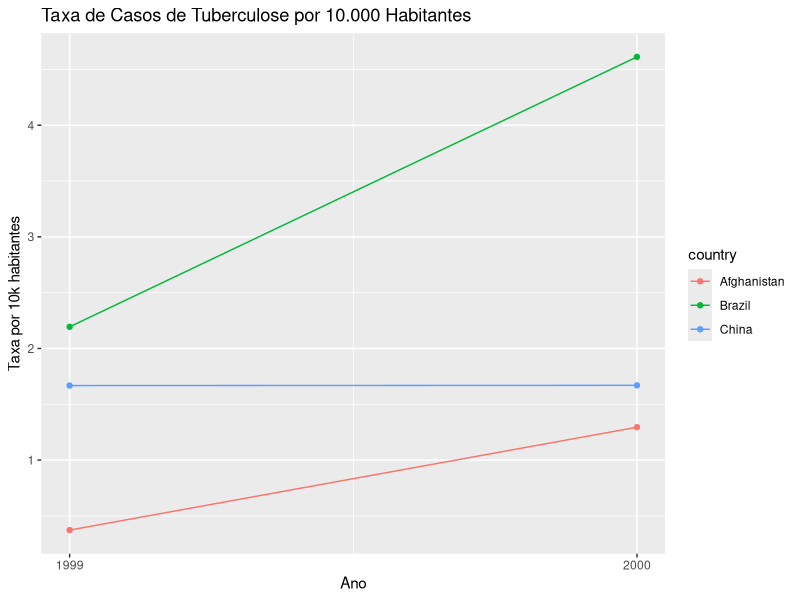
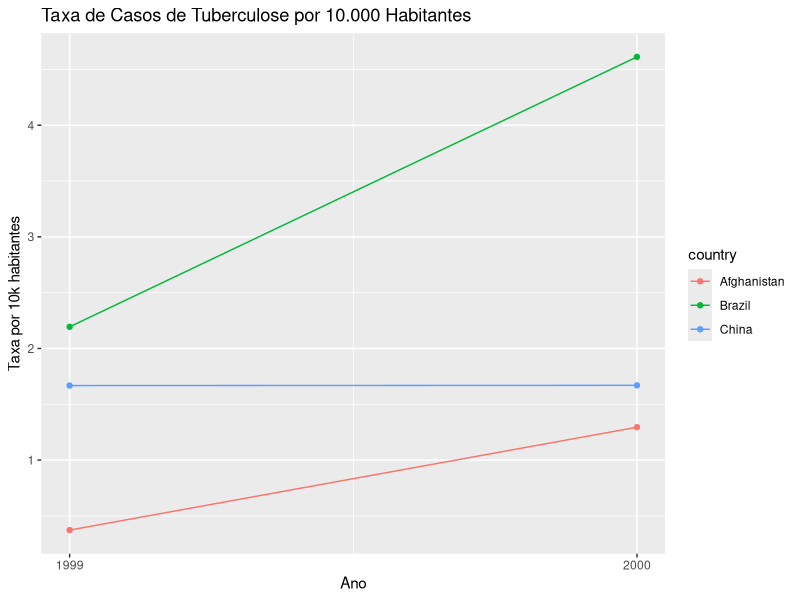

These charts were generated, in order, by the following R code:
## ---- chunk 1
library(tidyverse)

## ---- chunk 2
head(table1) 
head(table2)
head(table3) 
head(table4a) 
head(table4b)
## ---- chunk 3
taxas <- table1 %>%
  mutate(taxa_10k = (cases / population) * 10000)

taxas
## ---- chunk 4
table1 %>%
  group_by(year) %>%
  summarise(total_casos_ano = sum(cases))
## ---- chunk 5
table1 %>%
  group_by(country) %>%
  summarise(total_casos_pais = sum(cases))
## ---- chunk 6
table1 %>%
  select(country, year, cases) %>%
  pivot_wider(names_from = year, values_from = cases) %>%
  mutate(mudanca = `2000` - `1999`)
## ---- chunk 7
ggplot(taxas, aes(x = year, y = taxa_10k, color = country)) +
  geom_line() +
  geom_point() +
  scale_x_continuous(breaks = c(1999, 2000)) +
  labs(title = "Taxa de Casos de Tuberculose por 10.000 Habitantes",
       x = "Ano",
       y = "Taxa por 10k habitantes") 
## ---- chunk 8
taxas_table2 <- table2 %>%
  pivot_wider(names_from = type, values_from = count) %>%
  mutate(taxa_10k = (cases / population) * 10000)

casos_4a <- table4a %>% 
  pivot_longer(cols = c(`1999`, `2000`), names_to = "year", values_to = "cases")

pop_4b <- table4b %>% 
  pivot_longer(cols = c(`1999`, `2000`), names_to = "year", values_to = "population")

taxas_table4 <- left_join(casos_4a, pop_4b, by = c("country", "year")) %>%
  mutate(
    year = as.numeric(year),
    taxa_10k = (cases / population) * 10000
  )

taxas_table2
taxas_table4
## ---- chunk 9
ggplot(taxas_table2, aes(x = year, y = taxa_10k, color = country)) +
  geom_line() +
  geom_point() +
  scale_x_continuous(breaks = c(1999, 2000)) +
  labs(title = "Taxa de Casos de Tuberculose por 10.000 Habitantes",
       x = "Ano",
       y = "Taxa por 10k habitantes") 
## ---- chunk 10
tidy4a <- pivot_longer(table4a, cols = c(`1999`, `2000`), 
                       names_to = "year", values_to = "cases")
tidy4a
## ---- chunk 11
tidy4b <- pivot_longer(table4b, cols = c(`1999`, `2000`), 
                       names_to = "year", values_to = "population")
tidy4b
## ---- chunk 12
tidy4 <- left_join(tidy4a, tidy4b, by = c("country", "year"))
tidy4
## ---- chunk 13
tidy2 <- pivot_wider(table2, names_from = type, values_from = count)
tidy2
## ---- chunk 14
tidy3 <- separate(table3, col = rate, into = c("cases", "population"), convert = TRUE)
tidy3
